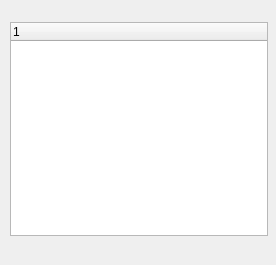
<?xml version="1.0" encoding="UTF-8"?>
<ui version="4.0">
 <class>Form</class>
 <widget class="QWidget" name="Form">
  <property name="geometry">
   <rect>
    <x>0</x>
    <y>0</y>
    <width>276</width>
    <height>265</height>
   </rect>
  </property>
  <property name="windowTitle">
   <string>Form</string>
  </property>
  <widget class="QWidget" name="">
   <property name="geometry">
    <rect>
     <x>10</x>
     <y>10</y>
     <width>258</width>
     <height>226</height>
    </rect>
   </property>
   <layout class="QVBoxLayout" name="verticalLayout">
    <item>
     <widget class="QFrame" name="frame">
      <property name="frameShape">
       <enum>QFrame::StyledPanel</enum>
      </property>
      <property name="frameShadow">
       <enum>QFrame::Raised</enum>
      </property>
      <widget class="QWidget" name="">
       <property name="geometry">
        <rect>
         <x>50</x>
         <y>10</y>
         <width>103</width>
         <height>29</height>
        </rect>
       </property>
       <layout class="QHBoxLayout" name="horizontalLayout">
        <item>
         <widget class="QComboBox" name="cmbStatus">
          <property name="minimumSize">
           <size>
            <width>85</width>
            <height>0</height>
           </size>
          </property>
          <item>
           <property name="text">
            <string>Available</string>
           </property>
          </item>
          <item>
           <property name="text">
            <string>Busy</string>
           </property>
          </item>
          <item>
           <property name="text">
            <string>Away</string>
           </property>
          </item>
          <item>
           <property name="text">
            <string>Invisible</string>
           </property>
          </item>
          <item>
           <property name="text">
            <string>Offline</string>
           </property>
          </item>
         </widget>
        </item>
        <item>
         <widget class="QProgressIndicator" name="qProgressSpinner" native="true"/>
        </item>
       </layout>
      </widget>
     </widget>
    </item>
    <item>
     <widget class="QFrame" name="frame_2">
      <property name="frameShape">
       <enum>QFrame::StyledPanel</enum>
      </property>
      <property name="frameShadow">
       <enum>QFrame::Raised</enum>
      </property>
      <widget class="QWidget" name="">
       <property name="geometry">
        <rect>
         <x>31</x>
         <y>20</y>
         <width>239</width>
         <height>29</height>
        </rect>
       </property>
       <layout class="QHBoxLayout" name="horizontalLayout_2">
        <item>
         <widget class="QLineEdit" name="searchEdit"/>
        </item>
        <item>
         <widget class="QPushButton" name="searchClose">
          <property name="text">
           <string>P</string>
          </property>
         </widget>
        </item>
       </layout>
      </widget>
     </widget>
    </item>
    <item>
     <widget class="QTreeWidget" name="userList"/>
    </item>
   </layout>
  </widget>
 </widget>
 <customwidgets>
  <customwidget>
   <class>QProgressIndicator</class>
   <extends>QWidget</extends>
   <header>QProgressIndicator.h</header>
   <container>1</container>
  </customwidget>
 </customwidgets>
 <resources/>
 <connections/>
</ui>
